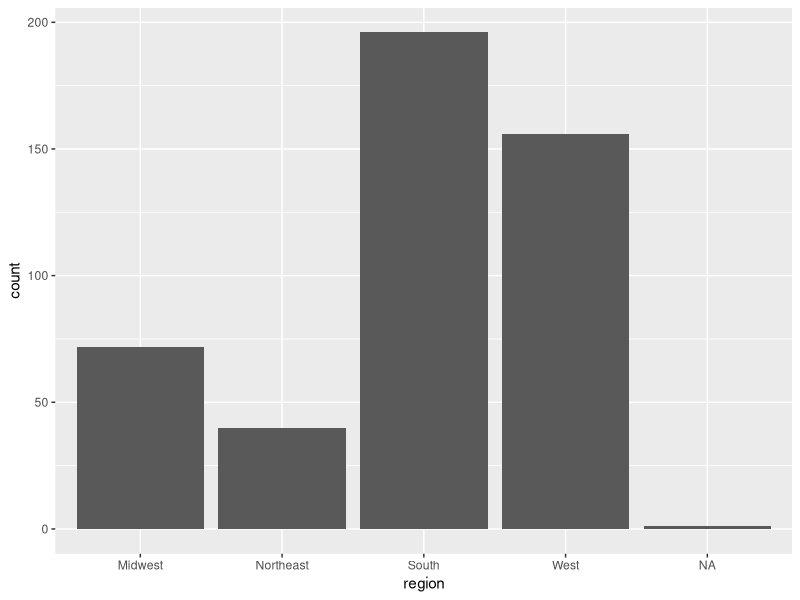
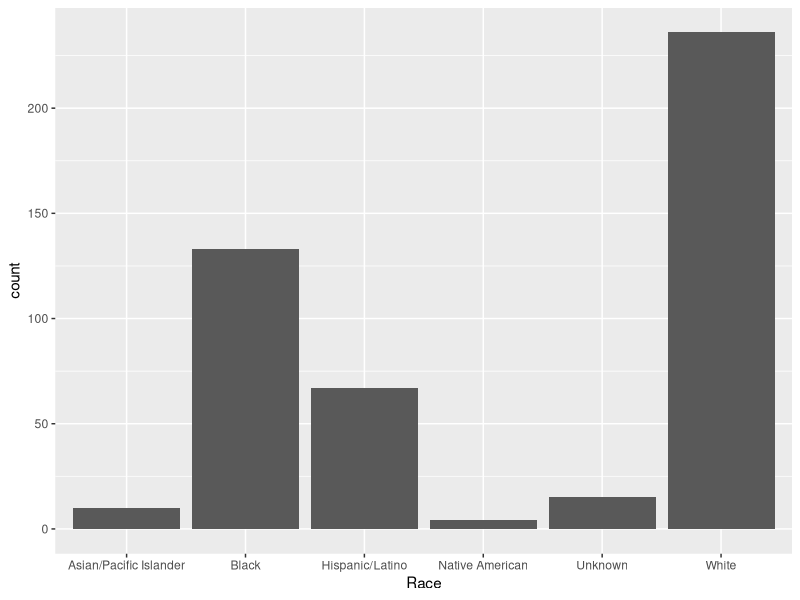
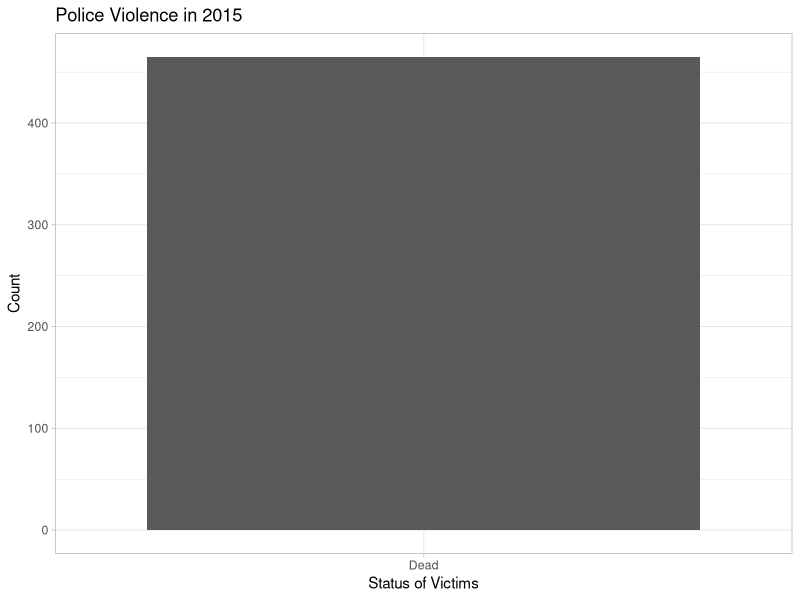
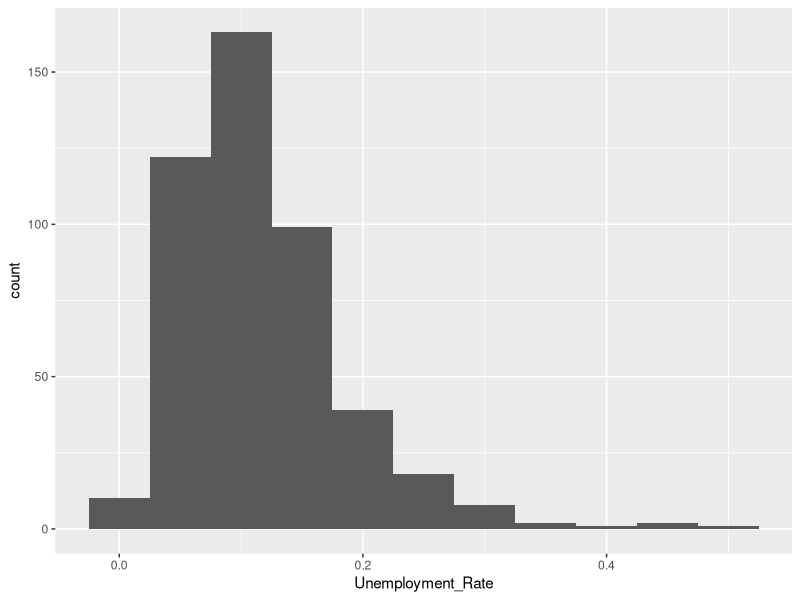

Recreate these plots in R, in order.
## ---- chunk 1
knitr::opts_chunk$set(echo = TRUE)
library(tidyverse)
install.packages("Hmisc")
library(Hmisc)

# Import Data Below
PoliceKillings<-read_csv("PKcleanP2.csv")
## ---- chunk 2
# Adding populations by state and adding populations by region
populations<-read_csv("StatePops.csv")
pops<-populations[-1,3:11]


# Import states by region
region.data<-read_csv("StatesbyCensusRegion.csv")

pops1<-pops %>%
  select("GEO.display-label","respop72015") %>%
  rename(State="GEO.display-label",Pop2015=respop72015) %>%
  left_join(region.data,by="State") %>%
  group_by(region) %>%
  mutate(PopByRegion=sum())
  # ungroup()

regions<-PoliceKillings %>%
  group_by(region)
## ---- chunk 3

ggplot(regions) +
  geom_bar(aes(x=region))
## ---- chunk 4
Races <- PoliceKillings %>% 
  group_by(Race)

ggplot(Races) +
  geom_bar(aes(x=Race))
## ---- chunk 5
Ages <- PoliceKillings %>% 
  mutate(Age = as.factor(Age)) %>%
  group_by(Age)
str(Ages)
levels(Ages$Age)
## ---- chunk 6
Ages1 <- Ages %>%
  mutate(Age_Bin=fct_collapse(Age,
                           Teenager = levels(Age)[c(1:4)],
                           Twenties = levels(Age)[c(5:14)],
                           Thirties = levels(Age)[c(15:25)],
                           Forties = levels(Age)[c(26:34)],
                           Fifties = levels(Age)[c(35:44)],
                           Sixties = levels(Age)[c(45:52)],
                           Seventies =  levels(Age)[c(53:58)],
                           Eighties = levels(Age)[c(59:60)],
                           Unknown = levels(Age)[c(61)]
                           )) %>%
           group_by(Age_Bin) %>%
           dplyr::summarize(n=n()) %>%
           ungroup() %>%
           mutate(prop=n/sum(n))
## ---- chunk 7
#
## ---- chunk 8
PD = 
  PoliceKillings %>% 
  mutate( 
    killed = ifelse("age">16, 1, 0), 
    killed = factor(killed, levels=c("0","1"), labels = c("Alive","Dead")))
  
ggplot(PD) + 
  geom_bar(mapping = aes(killed)) + 
  theme_light() + 
  ggtitle("Police Violence in 2015") + xlab("Status of Victims") + ylab("Count")
## ---- chunk 9
#
## ---- chunk 10
#
## ---- chunk 11
#
## ---- chunk 12
URranges1=cut2(PoliceKillings$Unemployment_Rate,c(0.02,0.04,0.06,0.08,0.1,0.12,0.14,0.16,0.18,0.2,0.22,0.24,0.26,0.28,0.3,0.32,0.34,0.36,0.38,0.4)) 
summary(URranges1) #splitting up unemployment into ranges and then finding the count for each bin

ggplot(PoliceKillings,aes(Unemployment_Rate))+geom_histogram(bins=10,binwidth=0.05) #histogram of unemployment values

## ---- chunk 13
#
## ---- chunk 14
#
## ---- chunk 15
#
